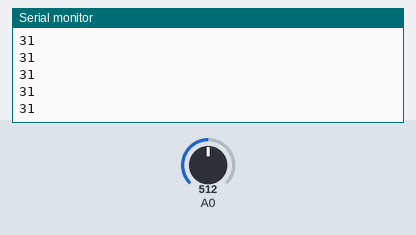
The sketch below on a simulated Arduino Uno, built with avr-gcc and run on an emulated ATmega328P. Parts: the last lines printed to the serial monitor. The inputs (shaded band) are chosen by the test bench; at power-on: A0 = 512.

Above: at 1.2 s.
1.3 s: A0 set to 716
At 1.8 s:
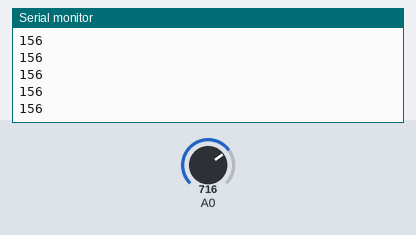
2.8 s: A0 set to 900
At 3.5 s:
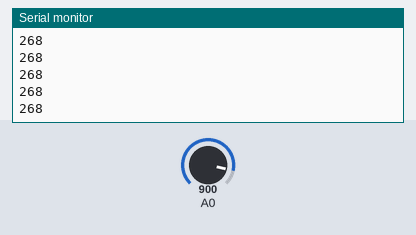
Timing chart, 0 to 5.8 s (numbered marks = the images above; inputs shaded):
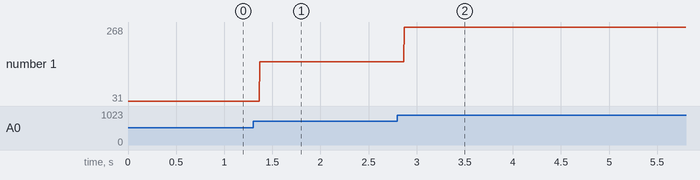

The sketch:

spirometer_internals_old.ino
```cpp
#define mV_PER_Pa 8
#define FIVE_mV 5000
#define BIT_RANGE 1023
#define CONVERSION_OFFSET 1000
#define BIT_OFFSET 460 // 0 kPa in bit value

// function definitions here, have loop at top
void setup();
unsigned int pressure_conversion();
void convert_to_mV(unsigned int value);

void loop() {
  setup();
  static int Pa_per_bit = pressure_conversion();
  //static float sqr_const = -0.000475; // From calibration
  //static float lin_const = 0.427; // From calibration

  while(1){

    // read the input
    // Convert to voltage
    int diff_pressure = analogRead(A0);

    convert_to_Pa(&diff_pressure, Pa_per_bit);
    //int flow = convert_to_L_min((float)diff_pressure, sqr_const, lin_const);

    // print out the value you read
    Serial.println(diff_pressure);
    //Serial.print(",");
    //Serial.println(flow);

  }
}

void setup() {
  // initialize serial communication at 9600 bits per second:
  Serial.begin(9600);
}

unsigned int pressure_conversion(void){
  // convert from 1023 bits to Pa
  unsigned long conversion = FIVE_mV / mV_PER_Pa;
  conversion = conversion * CONVERSION_OFFSET;
  conversion = conversion / BIT_RANGE;
  return int(conversion);
}

void convert_to_Pa(int* value, unsigned long Pa_per_bit){
  long temp_value = *value - BIT_OFFSET;
  temp_value *= Pa_per_bit;
  temp_value /= CONVERSION_OFFSET;
  *value = int(temp_value);
}

static inline int8_t sgn(float val) {
 if (val < 0) return -1;
 if (val==0) return 0;
 return 1;
}

int convert_to_L_min(float value, float sqr_const, float lin_const){
  // Using Q = aP^2 + bP
  int8_t sn = sgn(value);
  if (sn == 0) return 0;

  value = abs(value);

  float quad = value * value * sqr_const;
  float lin = value * lin_const;
  float flow = quad + lin + 0.5; // Round to nearest int

  return (int)flow * sn * -1;
}
```

Measured:
- after the input at 1.3 s, the serial monitor: prints a new line after 0.07 s (image 1)
- after the input at 2.8 s, the serial monitor: prints a new line after 0.07 s (image 2)
- plotted number 1: 31 → 156 after the input at 1.3 s, 156 → 268 after the input at 2.8 s
